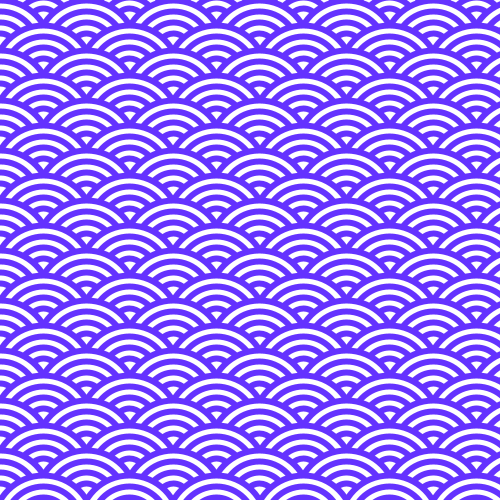
Frame 1 (no input)
Frame 60 (the mouse pressed at the canvas centre just before this capture): identical to frame 1, image omitted
Frame 120 (the mouse held since frame 60 and released just before this capture): identical to frame 1, image omitted

The Processing sketch that drew this single still picture (run headless with seeded random() and noise(); from frame 60 on, the mouse is pressed at the canvas centre):

// Processing sketch: Aomi_wave
// ── Aomi_wave.pde
float r = 50;
int ni, nj;

void setup(){
  size(500, 500);
  ni = int(width/(r*sqrt(3)))+2;
  nj = int(height/(r/2))+2;
  stroke(100, 50, 255);
  strokeWeight(6);
  fill(255);
  //noFill();
  for(int j=0; j<nj; j++){
    for(int i=0; i<ni; i++){
      float off = 0;
      if(j%2==1)off = r*sqrt(3)/2;
      drawUnit(new PVector(i*r*sqrt(3)+off, j*r/2), r);
    }
  }
}

void draw(){
  
}

void drawUnit(PVector origin, float r){
  ellipse(origin.x, origin.y, r*2, r*2);
  ellipse(origin.x, origin.y, r*1.55, r*1.55);
  ellipse(origin.x, origin.y, r*1.1, r*1.1);
  ellipse(origin.x, origin.y, r*0.65, r*0.65);
}
